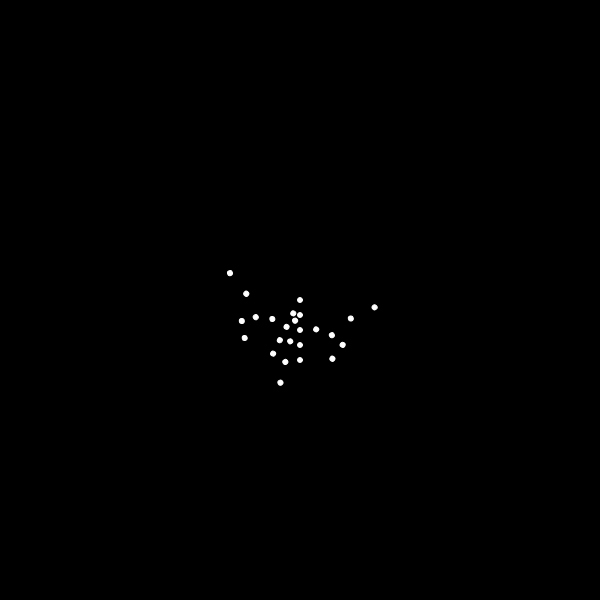
Frame 1 (no input)
Frame 60 (no input): identical to frame 1, image omitted
Frame 120 (the mouse pressed at the canvas centre since frame 60): identical to frame 1, image omitted

The p5.js sketch that drew this single still picture (run headless with seeded random() and noise() and a simulated clock; from frame 60 on, the mouse is pressed at the canvas centre):

// p5.js sketch
// ── sketch.js
var particles = [];

function setup() {
	createCanvas(600,600);
	for (var i = 0; i < 5; i++) {
		for (var j = 0; j < 5; j++) {
			particles.push(new Particle(i*15, j*15));
		}
	}
	console.log(particles);
}

function draw() {
	background(0);
	translate(width/2,height/2);
	for (var i = 0; i < 25; i++) {
		push();
		rotate(particles[i].angle);
		particles[i].show();
		pop();
	}
}


/*function Particle(r, a) {
	this.radius = r;
	this.angle = a;

	this.x = this.radius * cos(this.angle);
	this.y = this.radius * sin(this.angle);

	this.show = function() {
		stroke(255);
		ellipse(this.x*10, this.y*10, 5, 5);
	}
}*/


function Particle(x,y){
	this.x = x;
	this.y = y;
	
	this.angle = atan2(x,y) * (180 / PI); 
	
	this.show = function() {
		stroke(255);
		ellipse(this.x, this.y, 5, 5);
	}
}
